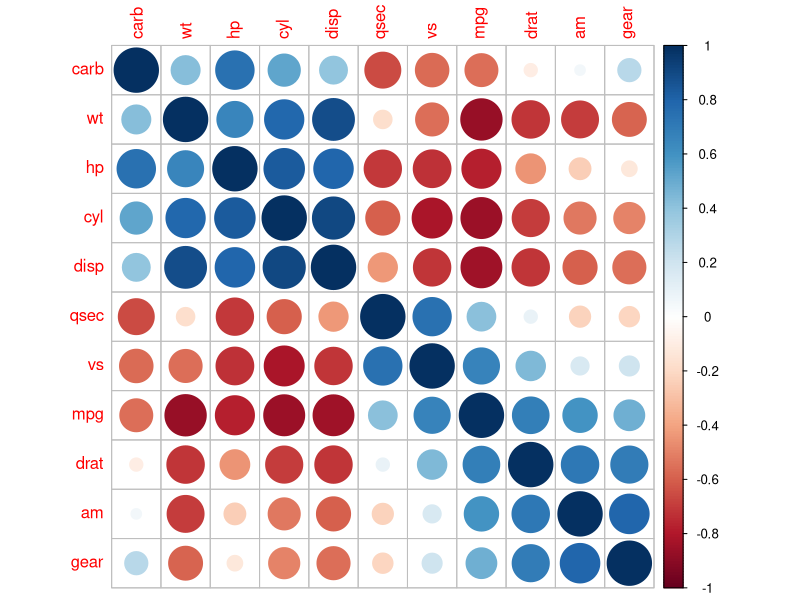

Write the R code that produced this figure.
# install.packages("corrplot")
library(corrplot)

# load built-in dataset mtcars
M <- cor(mtcars)
# M

corrplot(
  M, 
  method = "circle", 
  type = "full", 
  sig.level = 0.90, 
  insig = "blank", 
  order = "hclust"
)

cor.test(mtcars$mpg, mtcars$cyl)
